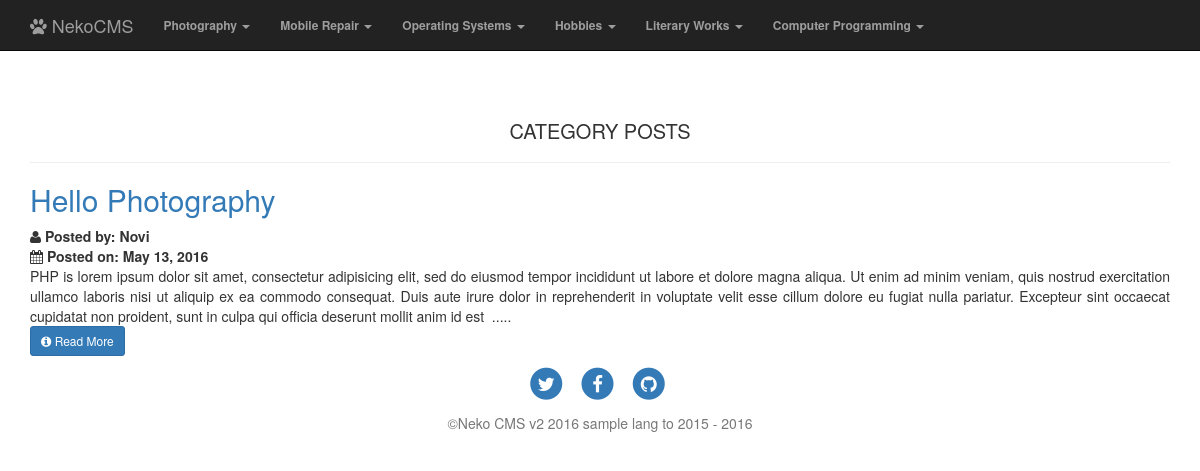
The page /category/3 on the database its author committed.
### tables this page shows
CREATE TABLE IF NOT EXISTS `pages` (
  `pageID` int(11) NOT NULL AUTO_INCREMENT,
  `page_name` varchar(255) NOT NULL,
  `page_slug` varchar(255) NOT NULL,
  PRIMARY KEY (`pageID`)
);

CREATE TABLE IF NOT EXISTS `posts` (
  `postID` int(11) NOT NULL AUTO_INCREMENT,
  `title` varchar(255) NOT NULL,
  `slug` text NOT NULL,
  `content` longtext NOT NULL,
  `date_posted` date NOT NULL,
  `posted_by` int(11) NOT NULL,
  `parent_category` int(11) NOT NULL,
  PRIMARY KEY (`postID`)
);

CREATE TABLE IF NOT EXISTS `users` (
  `usrs_ID` int(11) NOT NULL AUTO_INCREMENT,
  `usrs_UID` varchar(10) NOT NULL,
  `usrs_username` varchar(20) NOT NULL,
  `usrs_full_name` varchar(100) NOT NULL,
  `usrs_pw` varchar(255) NOT NULL,
  `usrs_email` varchar(255) NOT NULL,
  `profile_photo` text NOT NULL,
  `usrs_date_added` date NOT NULL,
  `usrs_last_logged` datetime NOT NULL,
  `usrs_role` enum('admin','writer') NOT NULL,
  PRIMARY KEY (`usrs_ID`)
);

CREATE TABLE IF NOT EXISTS `site_info` (
  `configID` int(11) NOT NULL AUTO_INCREMENT,
  `configDesc` varchar(45) NOT NULL,
  `configValue` text NOT NULL,
  PRIMARY KEY (`configID`)
);

### application/modules/home/controllers/Home.php (called while the page is built, shortened)
<?php
class Home extends CI_Controller {
  private $theme;
    public function __construct() {
        $this->load->helper(array('url','text'));
        $this->load->library(array('session','pagination','twitterbootstrap','form_validation','pageslib','themelib'));
        $this->load->model(array('home_model'));
        if($this->themelib->is_custom_theme_activated()=='Yes'){
          $this->theme = $this->themelib->get_custom_theme_path();
        }else{
          $this->theme = '';
        }
    }
    public function category($parent_category=NULL,$offset=0){
        if(ctype_digit($parent_category)){
           $config['total_rows'] =$this->home_model->countpost_from_category($parent_category);
           $data['category_name'] = $this->home_model->get_category_name($parent_category);
           $data['site_desc'] = $this->home_model->getsite_meta_description();
           $data['site_keywords'] =$this->home_model->getsite_meta_keywords();
           $data['footer'] =$this->home_model->getsite_footer();
           $data['categ_posts']=$this->home_model->allpost_from_category($parent_category,$offset,5);
           $data['css_files']=$this->twitterbootstrap->load_css_files();
           $data['js_files']=$this->twitterbootstrap->load_js_files();
           $data['pages'] =$this->home_model->_getHomeData('pages',NULL);
           $data['page_title']='Category Posts';
           $this->load->view('tpl/'.$this->theme.'head',$data);
           $this->load->view('tpl/'.$this->theme.'navbar',$data);
           $this->load->view('category-post',$data);
           $this->load->view('tpl/'.$this->theme.'footer',$data);
        }else{
            show_404();
            exit();
        }
    }
}

### index.php (called while the page is built, shortened)
<?php
require_once BASEPATH.'core/CodeIgniter.php';

### application/modules/home/models/Home_model.php (called while the page is built, shortened)
<?php
class Home_model extends CI_Model{
		public function _getHomeData($table,$params,$limit=NULL,$orderby=NULL){
		 $query = $this->db->get();
		 return $query->result_array();
	}
	   public function allpost_from_category($parent_category,$offset,$limit){
			    $this->db->where('posts.parent_category',$parent_category);
			    $this->db->order_by("posts.postID", "DESC");
			    $query=$this->db->get('posts',$limit,$offset);
			    return $query->result_array();
   }
	public function countpost_from_category($parentID){
		        $this->db->from('posts');
		        $this->db->where('posts.parent_category',$parentID);
		        $db_results=$this->db->get();
		        $numrows=$db_results->num_rows();
		        return $numrows;
   }
	public function get_category_name($categID){
		$this->db->where('categories.categ_ID',$categID);
		$query = $this->db->get('categories');
		foreach($query->result_array() as $index){
			return $index['category_name'];
		}
	}
	public function getsite_meta_description(){
		$this->db->where('site_info.configID',2);
		$query=$this->db->get('site_info');
		return $query->result_array();
	}
		public function getsite_footer(){
		$this->db->where('site_info.configID',5);
		$query=$this->db->get('site_info');
		return $query->result_array();
	}
		public function getsite_meta_keywords(){
		$this->db->where('site_info.configID',4);
		$query=$this->db->get('site_info');
		return $query->result_array();
	}
}

### application/modules/home/libraries/Pageslib.php (called while the page is built, shortened)
<?php
class Pageslib{
	private $CI;
	public function __construct(){
		$this->CI = &get_instance();
	}
	public function getAuthorFullName($userId){
		$data = $this->CI->home_model->_getHomeData('users',array(array('field'=>'usrs_ID','parameter'=>$userId)));
		foreach($data as $index){
			return $index['usrs_full_name'];
		}
	}
}

### application/modules/home/views/category-post.php (the view, shortened to what this page needs)
<div class="container" style="margin-top: 70px;">
<div class="row">
	<div class="col-md-12">
	<h1 style="text-align: center; margin-top: 50px; font-size: 20px;" >CATEGORY POSTS </h1>
	<hr>
	<?php foreach($categ_posts as $index): ?>
		<h2 style="text-align: left;"><a href="<?php echo base_url('article').'/'.$index['slug']; ?>"><?php echo $index['title']; ?></a></h2>
		<strong><?php echo "<i class='fa fa-user'></i>  Posted by: ".$this->pageslib->getAuthorFullName($index['posted_by']); ?></strong>
		<br>
		<strong><?php echo "<i class='fa fa-calendar'></i> Posted on: ".date('F j,  Y',strtotime($index['date_posted']));?></strong>
		<?php
        $content = strip_tags($index['content']);
        if (strlen($content) > 250) {
          $stringCut = substr($content, 0, 500);
          $string_to_replace=".....";
            $content= substr($stringCut, 0, strrpos($stringCut, ' '))."  ".$string_to_replace;
            echo "<p style='text-align: justify;'>".$content." <br><a href='".base_url('article').'/'.$index['slug']."' class='btn btn-primary btn-sm'><i class='fa fa-info-circle'></i> Read More </a></p>";
         }
        ?>
	<?php endforeach; ?>
	</div>
	</div>
</div>

### application/modules/home/views/tpl/custom-themes/bootstrap3_default/navbar.php (shortened to what this page needs)
<nav class="navbar navbar-inverse navbar-fixed-top">
  <div class="container">
    <div class="navbar-header">
      <a class="navbar-brand" href="<?php echo base_url();?>"><i class='fa fa-paw'></i> NekoCMS </a>
    </div>
    <div id="navbar" class="navbar-collapse collapse">
      <ul class="nav navbar-nav">
      <?php foreach($pages as $page){?>
        <li class="dropdown">
          <a style="font-size: 12px; font-weight: bold;" href="#" class="dropdown-toggle" data-toggle="dropdown" role="button" aria-haspopup="true" aria-expanded="false"><?php echo $page['page_name'];?> <span class="caret"></span></a>
        </li>
      <?php } ?>
      </ul>
    </div>
  </div>
</nav>

### application/modules/home/views/tpl/custom-themes/bootstrap3_default/footer.php (shortened to what this page needs)
<center>
    <footer>
        <div class="container">
            <div class="row">
                <div class="col-lg-8 col-lg-offset-2 col-md-10 col-md-offset-1">
                    <ul class="list-inline text-center">
                        <li>
                            <a href="#">
                                <span class="fa-stack fa-lg">
                                    <i class="fa fa-circle fa-stack-2x"></i>
                                    <i class="fa fa-twitter fa-stack-1x fa-inverse"></i>
                                </span>
                            </a>
                        </li>
                        <li>
                            <a href="#">
                                <span class="fa-stack fa-lg">
                                    <i class="fa fa-circle fa-stack-2x"></i>
                                    <i class="fa fa-facebook fa-stack-1x fa-inverse"></i>
                                </span>
                            </a>
                        </li>
                        <li>
                            <a href="#">
                                <span class="fa-stack fa-lg">
                                    <i class="fa fa-circle fa-stack-2x"></i>
                                    <i class="fa fa-github fa-stack-1x fa-inverse"></i>
                                </span>
                            </a>
                        </li>
                    </ul>
					<?php foreach($footer as $fr): ?>
                    <p class="copyright text-muted">&copy;<?php echo $fr['configValue'];?> 2015 - <?php echo date("Y"); ?></p>
					<?php endforeach; ?>
                </div>
            </div>
        </div>
    </footer>
</center>
	</body>
</html>

### rows shown on the page
pages: page_name "Photography"
pages: page_name "Mobile Repair"
pages: page_name "Operating Systems"
pages: page_name "Hobbies"
pages: page_name "Literary Works"
pages: page_name "Computer Programming"
posts: title "Hello Photography", posted_by.usrs_full_name "Novi", date_posted "May 13, 2016", content "PHP is lorem ipsum dolor sit amet, consectetur adipisicing elit, sed do eiusmod tempor incididunt ut labore et dolore magna aliqua. Ut enim ad minim veniam, quis nostrud exercitation ullamco laboris nisi ut aliquip ex ea commodo consequat. Duis aute irure dolor in reprehenderit in voluptate velit esse cillum dolore eu fugiat nulla pariatur. Excepteur sint occaecat cupidatat non proident, sunt in culpa qui officia deserunt mollit anim id est ....."
site_info: configValue "Neko CMS v2 2016 sample lang to"
